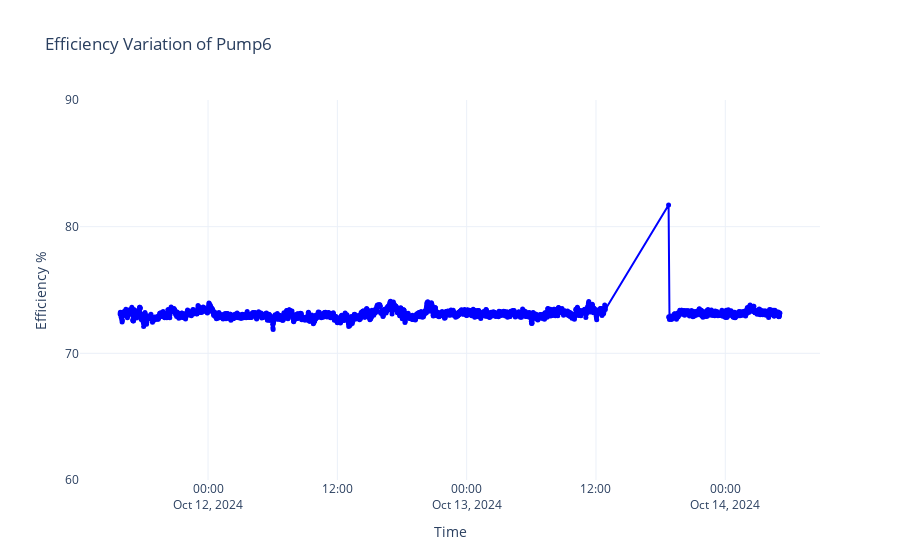

The notebook cell this image was saved under:
### Code cell
# fig = go.Figure()

# fig.add_trace(go.Scatter(
#     x=df6.index,
#     y=df6['Efficiency'],
#     mode='lines+markers',
#     name='Voltage Imbalance_%',
#     line=dict(color='blue'),
#     marker=dict(size=5)
# ))


# fig.update_layout(
#     title='Efficiency Variation of Pump6',
#     xaxis_title='Time',
#     yaxis_title='Efficiency %',
#     legend_title='Legend',
#     template='plotly_white'
# )
# fig.update_yaxes(
#     range=[60, 90],  
#     dtick=10         
# )

# fig.show()

### Figure 1 — Plotly figure (JSON) as saved in the notebook; plotly's stock layout.template omitted (floating-point values rounded to 4 significant figures; data arrays with more than 128 entries replaced by an {"elided": "..."} marker saying what was removed)
{"data": [{"line": {"color": "blue"}, "marker": {"size": 5}, "mode": "lines+markers", "name": "Voltage Imbalance_%", "type": "scatter", "x": {"elided": "2657 str values"}, "y": {"elided": "2657 float values"}}], "layout": {"legend": {"title": {"text": "Legend"}}, "title": {"text": "Efficiency Variation of Pump6"}, "xaxis": {"title": {"text": "Time"}}, "yaxis": {"dtick": 10, "range": [60, 90], "title": {"text": "Efficiency %"}}}}
